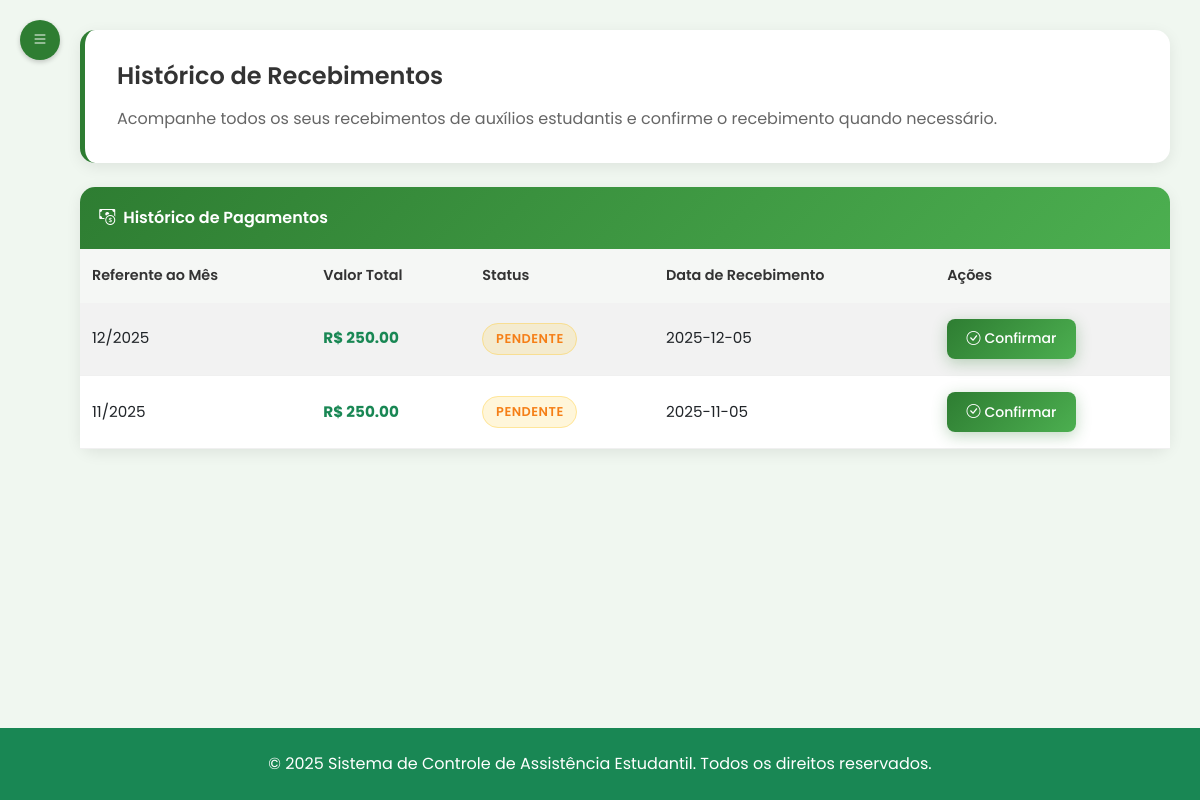
The page /aluno/recebimentos (signed in) on the database its author committed.
### tables this page shows
CREATE TABLE recebimento (
    id_recebimento INTEGER PRIMARY KEY AUTOINCREMENT,
    id_auxilio INTEGER NOT NULL,
    mes_referencia TEXT NOT NULL,
    ano_referencia INTEGER NOT NULL,
    valor REAL NOT NULL,
    data_recebimento DATE NOT NULL,
    status TEXT NOT NULL CHECK (status IN ('confirmado', 'pendente', 'cancelado')),
    observacoes TEXT DEFAULT '', data_confirmacao DATE, comprovante_transporte TEXT, comprovante_moradia TEXT,
    FOREIGN KEY (id_auxilio) REFERENCES auxilio(id_auxilio) ON DELETE CASCADE
);

### routes/aluno/recebimentos_routes.py (the view)
@router.get("/recebimentos")
@requer_autenticacao(["aluno"])
async def get_recebimentos(request: Request, usuario_logado: dict = None):
    if not usuario_logado['completo']:
        return RedirectResponse("/aluno/perfil", status_code=303)
    aluno = usuario_repo.obter_usuario_por_matricula(usuario_logado['matricula'])
    recebimentos = recebimento_repo.obter_por_aluno(usuario_logado['id'])
    response = templates.TemplateResponse("/aluno/recebimentos.html", {
        "request": request,
        "aluno": aluno,
        "recebimentos": recebimentos
    })
    return response

### templates/aluno/recebimentos.html (shortened to what this page needs)
{% extends 'base2.html' %}
{% set active_page = 'recebimentos' %}
{% block head %}
    <link rel="stylesheet" href="/static/css/recebimentos_aluno.css">
{% endblock %}
{% block content %}
<div class="main-content" id="mainContent">
    <div class="welcome-banner mb-4">
        <div class="row align-items-center">
            <div class="col-12">
                <div class="d-flex align-items-center mb-3">
                    <h4 class="mb-0">Histórico de Recebimentos</h4>
                </div>
                <p>Acompanhe todos os seus recebimentos de auxílios estudantis e confirme o recebimento quando necessário.</p>
            </div>
        </div>
    </div>
    <div class="row">
        <div class="col-12">
            <div class="card">
                <div class="card-header d-flex justify-content-between align-items-center">
                    <span><i class="bi bi-cash-coin me-2"></i>Histórico de Pagamentos</span>
                </div>
                <div class="card-body p-0">
                    <div class="table-responsive">
                        <table class="table table-striped mb-0" id="tabelaRecebimentos">
                            <thead>
                                <tr>
                                    <th>Referente ao Mês</th>
                                    <th>Valor Total</th>
                                    <th>Status</th>
                                    <th>Data de Recebimento</th>
                                    <th>Ações</th>
                                </tr>
                            </thead>
                            <tbody>
                                {% if recebimentos %}
                                    {% for recebimento in recebimentos %}
                                    <tr>
                                        <td>{{ recebimento.mes_referencia }}/{{ recebimento.ano_referencia }}</td>
                                        <td class="fw-bold text-success">R$ {{ "%.2f"|format(recebimento.valor_total) }}</td>
                                        <td>
                                            <span class="status-badge
                                                {% if recebimento.status == 'confirmado' %}status-deferido
                                                {% elif recebimento.status == 'pendente' %}status-pendente
                                                {% else %}status-indeferido{% endif %}">
                                                {% if recebimento.status == 'confirmado' %}Confirmado
                                                {% elif recebimento.status == 'pendente' %}Pendente
                                                {% else %}{{ recebimento.status|title }}{% endif %}
                                            </span>
                                        </td>
                                        <td>{{ recebimento.data_recebimento }}</td>
                                        <td>
                                            {% if recebimento.status == 'pendente' %}
                                                <button class="btn btn-sm btn-success"
                                                    data-mes="{{ recebimento.mes_referencia }}"
                                                    data-ano="{{ recebimento.ano_referencia }}"
                                                    data-valor="{{ recebimento.valor_total }}"
                                                    data-auxilios='{{ recebimento.auxilios|tojson }}'
                                                    onclick="abrirModalConfirmacao(this.dataset.mes, this.dataset.ano, parseFloat(this.dataset.valor), JSON.parse(this.dataset.auxilios))">
                                                    <i class="bi bi-check-circle me-1"></i>Confirmar
                                                </button>
                                            {% endif %}
                                        </td>
                                    </tr>
                                    {% endfor %}
                                {% endif %}
                            </tbody>
                        </table>
                    </div>
                </div>
            </div>
        </div>
    </div>
</div>
{% endblock %}

### static/css/styles.css (style rules this page uses)
:root { --ifes-green: #2E7D32; --ifes-red: #C62828; --ifes-light-green: #4CAF50; --ifes-light-gray: #f5f5f5; --ifes-dark-gray: #333333; --calendar-primary: #2E7D32; --calendar-secondary: #4CAF50; --calendar-accent: #81C784; --calendar-light: #E8F5E9; --calendar-text: #1B5E20; }
body { background-color: #fff !important; font-family: 'Poppins', Arial, Helvetica, sans-serif; }
.main-content { margin-left: 0; padding: 30px; transition: none; position: relative; z-index: 1; }
.card { border: none; border-radius: 10px; box-shadow: 0 4px 12px rgba(0, 0, 0, 0.05); margin-bottom: 20px; transition: transform 0.3s; }
.card-header { background-color: var(--ifes-green); color: white; border-radius: 10px 10px 0 0 !important; padding: 15px 20px; font-weight: 600; }
.card-body { padding: 20px; }
.status-badge { padding: 8px 15px; border-radius: 20px; font-weight: 500; font-size: 0.9rem; }
.status-pendente { background-color: #FFF3CD; color: #856404; }
.welcome-banner { background-color: white; border-radius: 10px; padding: 20px; margin-bottom: 30px; box-shadow: 0 4px 12px rgba(0, 0, 0, 0.05); }
.welcome-banner p { color: #666; margin-bottom: 0; }

### static/css/recebimentos_aluno.css (style rules this page uses)
:root { --ifes-green: #2E7D32; --ifes-red: #C62828; --ifes-light-green: #4CAF50; --ifes-light-gray: #f5f7f5; --ifes-dark-gray: #333333; --ifes-bg-color: #f0f7f0; --ifes-hover-bg: #e8f5e8; }
html, body, .body-cadastro-login { font-family: 'Poppins', Arial, Helvetica, sans-serif !important; background-color: #f0f7f0 !important; }
body, .main-content, .container, .card, .table, h2, h3, h4, h5, h6, .btn, .form-select, .modal-content { font-family: 'Poppins', sans-serif !important; }
.main-content { padding: 30px; padding-left: 80px; transition: all 0.4s cubic-bezier(0.4, 0, 0.2, 1); position: relative; z-index: 1; margin-left: 0; }
.welcome-banner { background: white; color: var(--ifes-dark-gray); padding: 2rem; border-radius: 15px; border-left: 5px solid var(--ifes-green); box-shadow: 0 4px 15px rgba(0, 0, 0, 0.08); margin-bottom: 2rem; transition: all 0.3s ease; }
.welcome-banner h4 { color: var(--ifes-dark-gray); font-weight: 600; margin-bottom: 0.5rem; }
.welcome-banner p { color: #666666; margin-bottom: 0; font-size: 1rem; }
.card { border: none; border-radius: 15px; box-shadow: 0 4px 15px rgba(0, 0, 0, 0.08); transition: all 0.3s ease; background: white; margin-bottom: 1.5rem; }
.card-header { background: linear-gradient(135deg, var(--ifes-green) 0%, var(--ifes-light-green) 100%); color: white; border: none; border-radius: 15px 15px 0 0 !important; padding: 1.2rem; font-weight: 600; font-size: 1rem; }
.card-body { padding: 1.5rem; }
.status-badge { padding: 0.4rem 0.8rem; border-radius: 20px; font-size: 0.8rem; font-weight: 600; text-transform: uppercase; letter-spacing: 0.5px; }
.status-pendente { background-color: rgba(255, 193, 7, 0.15); color: #F57F17; border: 1px solid rgba(255, 193, 7, 0.3); }
.table { font-size: 0.95rem; }
.table th { background-color: var(--ifes-light-gray); color: var(--ifes-dark-gray); font-weight: 600; border: none; padding: 1rem 0.75rem; font-size: 0.9rem; }
.table td { padding: 1rem 0.75rem; vertical-align: middle; border-bottom: 1px solid #f0f0f0; }
.btn { border-radius: 8px; font-weight: 500; transition: all 0.3s ease; border: none; padding: 0.6rem 1.2rem; }
.btn-success { background: linear-gradient(135deg, var(--ifes-green) 0%, var(--ifes-light-green) 100%); border: none; box-shadow: 0 4px 15px rgba(46, 125, 50, 0.3); }

### templates/base2.html (style rules this page uses)
html, body { height: 100%; }
body { display: flex; flex-direction: column; min-height: 100vh; }
.main-content { flex: 1; }

### rows shown on the page
recebimento: mes_referencia "12", ano_referencia "2025", valor_total "250.00", data_recebimento "2025-12-05"
recebimento: mes_referencia "11", ano_referencia "2025", valor_total "250.00", data_recebimento "2025-11-05"
